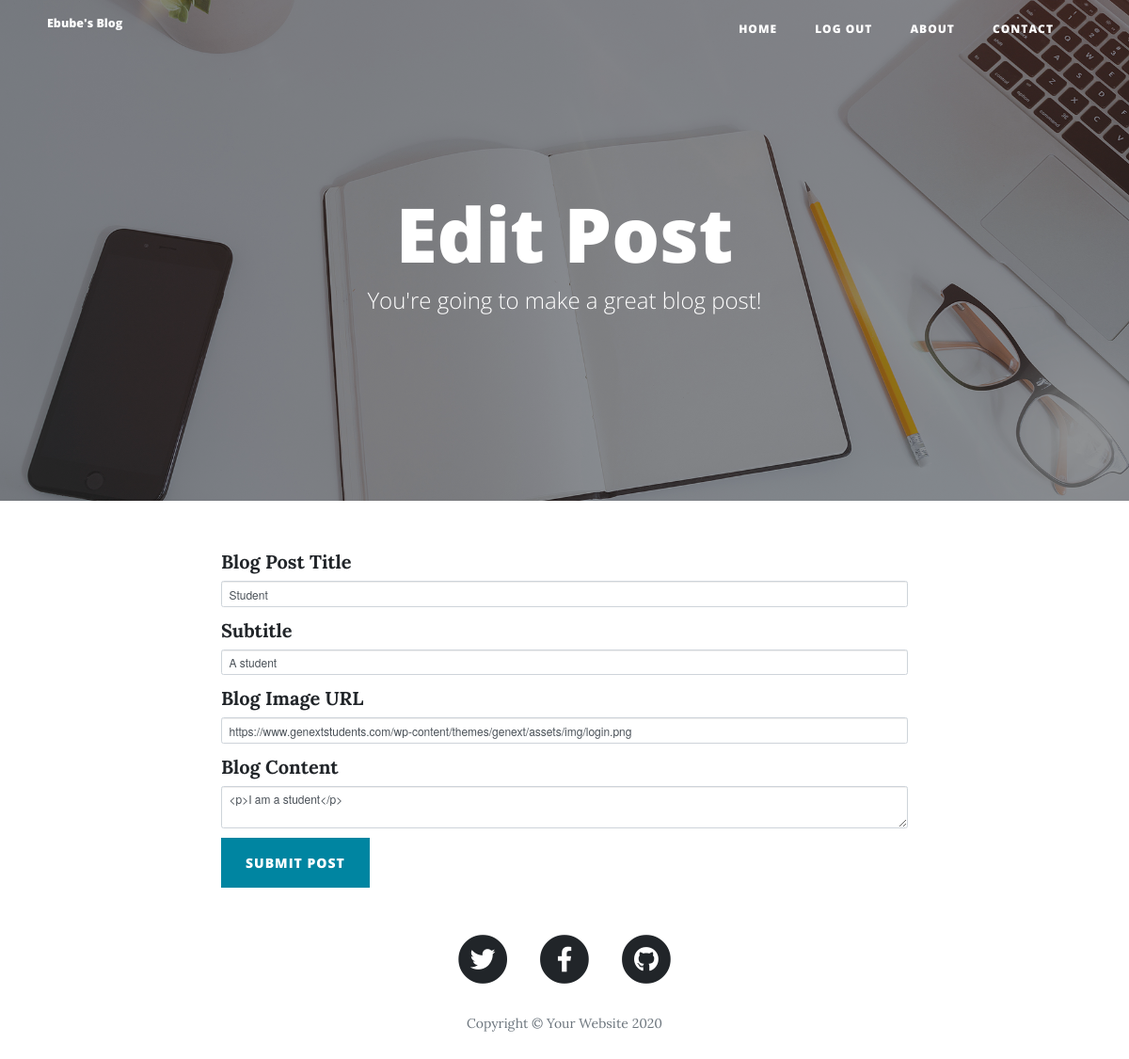
Before: /edit-post/1 (signed in) with the older database file.
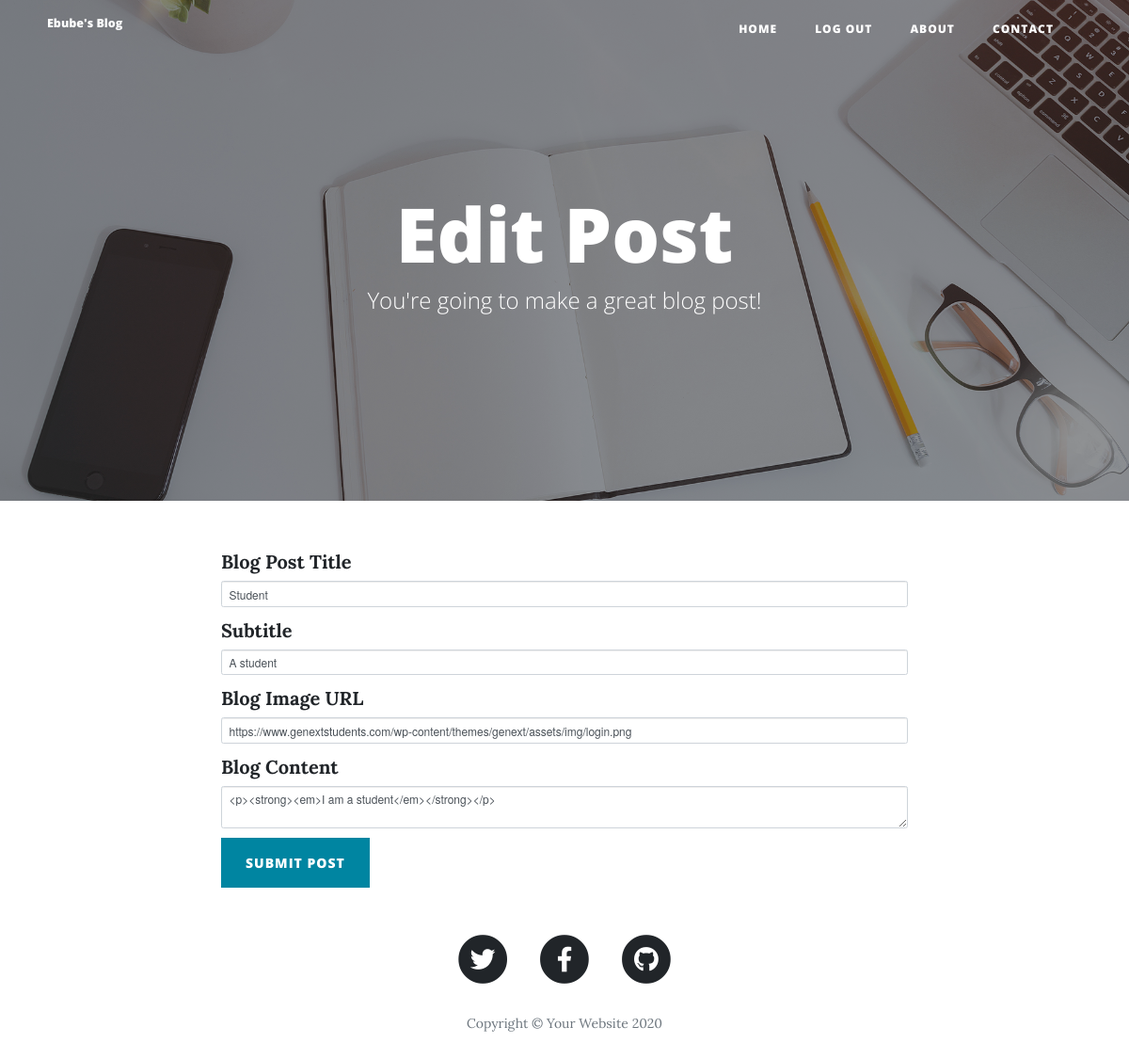
After: the same page with the newer database file.
### main.py (models this page shows)
class BlogPost(db.Model):
    __tablename__ = "blog_posts"
    id = db.Column(db.Integer, primary_key=True)
    author_id = db.Column(db.Integer, db.ForeignKey("user.id"), nullable=False)
    title = db.Column(db.String(250), unique=True, nullable=False)
    subtitle = db.Column(db.String(250), nullable=False)
    date = db.Column(db.String(250), nullable=False)
    body = db.Column(db.Text, nullable=False)
    img_url = db.Column(db.String(250), nullable=False)
    comments = relationship("Comment", backref="blog_posts")

### main.py (the view, shortened to what this page needs)
@app.route("/edit-post/<int:post_id>", methods=["GET", "POST"])
@admin_only
def edit_post(post_id):
    post = BlogPost.query.get(post_id)
    edit_form = CreatePostForm(
        title=post.title,
        subtitle=post.subtitle,
        img_url=post.img_url,
        body=post.body
    )
    return render_template("make-post.html", form=edit_form, current_user=current_user, is_edit=True)

### forms.py
class CreatePostForm(FlaskForm):
    title = StringField("Blog Post Title", validators=[DataRequired()])
    subtitle = StringField("Subtitle", validators=[DataRequired()])
    img_url = StringField("Blog Image URL", validators=[DataRequired(), URL()])
    body = CKEditorField("Blog Content", validators=[DataRequired()])
    submit = SubmitField("Submit Post")

### main.py (called while the page is built)
def admin_only(func):
    @wraps(func)
    def wrapper(*args, **kwargs):
        if current_user.is_authenticated:
            if current_user.id == 1:
                return func(*args, **kwargs)
            else:
                return abort(403)
        else:
            return redirect(url_for("login"))
    return wrapper

@login_manager.user_loader
def load_user(user_id):
    return User.query.get(user_id)

### templates/make-post.html (shortened to what this page needs)
{% extends 'bootstrap/base.html' %}
{% import "bootstrap/wtf.html" as wtf %}
{% block content %}
{% include "header.html" %}
  <header class="masthead" style="background-image: url('{{ url_for('static', filename='img/edit-bg.jpg')}}')">
    <div class="overlay"></div>
    <div class="container">
      <div class="row">
        <div class="col-lg-8 col-md-10 mx-auto">
          <div class="page-heading">
            {% if is_edit: %}
            <h1>Edit Post</h1>
            {% else: %}
            <h1>New Post</h1>
            {% endif %}
            <span class="subheading">You're going to make a great blog post!</span>
          </div>
        </div>
      </div>
    </div>
  </header>
  <div class="container">
    <div class="row">
      <div class="col-lg-8 col-md-10 mx-auto">
        {{ wtf.quick_form(form, novalidate=True, button_map={"submit": "primary"}) }}
      </div>
    </div>
  </div>
{% include "footer.html" %}
{% endblock %}

### templates/header.html (shortened to what this page needs)
<!DOCTYPE html>
<html lang="en">
<head>
  <link href="{{ url_for('static', filename='vendor/bootstrap/css/bootstrap.min.css') }}" rel="stylesheet">
  <link href="{{ url_for('static', filename='vendor/fontawesome-free/css/all.min.css')}}" rel="stylesheet" type="text/css">
  <link href="{{ url_for('static', filename='css/clean-blog.min.css')}}" rel="stylesheet">
</head>
<body>
  <nav class="navbar navbar-expand-lg navbar-light fixed-top" id="mainNav">
    <div class="container">
      <a class="navbar-brand" href="{{url_for('get_all_posts')}}">Ebube's Blog</a>
      <div class="collapse navbar-collapse" id="navbarResponsive">
        <ul class="navbar-nav ml-auto">
          <li class="nav-item">
            <a class="nav-link" href="{{ url_for('get_all_posts') }}">Home</a>
          </li>
          {% if not current_user.is_authenticated %}
          <li class="nav-item">
            <a class="nav-link" href="{{ url_for('login') }}">Login</a>
          </li>
          <li class="nav-item">
            <a class="nav-link" href="{{ url_for('register') }}">Register</a>
          </li>
          {% else %}
          <li class="nav-item">
            <a class="nav-link" href="{{ url_for('logout') }}">Log Out</a>
          </li>
          {% endif %}
          <li class="nav-item">
            <a class="nav-link" href="{{ url_for('about') }}">About</a>
          </li>
          <li class="nav-item">
            <a class="nav-link" href="{{ url_for('contact') }}">Contact</a>
          </li>
        </ul>
      </div>
    </div>
  </nav>
</body>

### templates/footer.html (shortened to what this page needs)
  <footer>
    <div class="container">
      <div class="row">
        <div class="col-lg-8 col-md-10 mx-auto">
          <ul class="list-inline text-center">
            <li class="list-inline-item">
              <a href="#">
                <span class="fa-stack fa-lg">
                  <i class="fas fa-circle fa-stack-2x"></i>
                  <i class="fab fa-twitter fa-stack-1x fa-inverse"></i>
                </span>
              </a>
            </li>
            <li class="list-inline-item">
              <a href="#">
                <span class="fa-stack fa-lg">
                  <i class="fas fa-circle fa-stack-2x"></i>
                  <i class="fab fa-facebook-f fa-stack-1x fa-inverse"></i>
                </span>
              </a>
            </li>
            <li class="list-inline-item">
              <a href="#">
                <span class="fa-stack fa-lg">
                  <i class="fas fa-circle fa-stack-2x"></i>
                  <i class="fab fa-github fa-stack-1x fa-inverse"></i>
                </span>
              </a>
            </li>
          </ul>
          <p class="copyright text-muted">Copyright &copy; Your Website 2020</p>
        </div>
      </div>
    </div>
  </footer>
</body>
</html>

Changed rows visible on the page:
changed BlogPost "Student": body "<p>I am a student</p>" → "<p><strong><em>I am a student</em></strong></p>"
